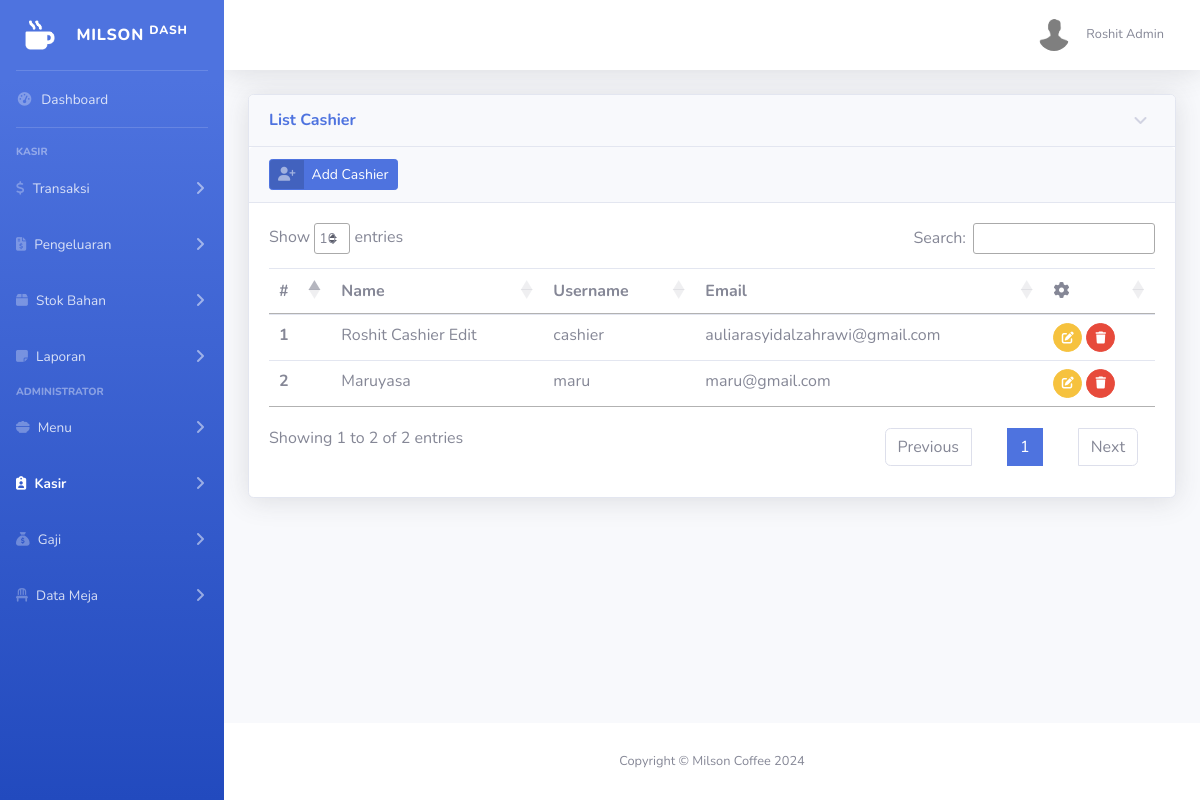
Screenshot of /public/cashier (signed in) with the database file from the repository.
### tables this page shows
CREATE TABLE `users` (
  `id` int NOT NULL,
  `name` varchar(50) NOT NULL,
  `username` varchar(20) NOT NULL,
  `password` varchar(255) NOT NULL,
  `email` varchar(30) NOT NULL,
  `role` varchar(10) NOT NULL
);

### app/core/Controller.php (called while the page is built, shortened)
<?php
class Controller {
    public function view($view, $data = [])
    {
        require_once '../app/views/' . $view . '.php';
    }
    public function model($model)
    {
        return new $model;
    }
}

### app/controllers/Cashier.php (called while the page is built, shortened)
<?php
class Cashier extends Controller
{
    public function index()
    {
        $data['judul'] = 'Milson Coffee | Data Cashier';
        $data['cashier'] = $this->model('User_model')->getAllCashier();
        $this->view('dashboard/users/index', $data);
    }
}

### app/core/App.php (called while the page is built, shortened)
<?php
class App {
    protected $method = 'index';
    protected $params = [];
    public function __construct()
    {
        $this->controller = new $this->controller;
        call_user_func_array([$this->controller, $this->method], $this->params);
    }
}

### public/index.php (called while the page is built, shortened)
<?php
$app = new App;

### app/core/database.php (called while the page is built, shortened)
<?php
class Database
{
    private $host = DB_HOST;
    private $user = DB_USER;
    private $password = DB_PASS;
    private $database = DB_DATABASE;
    private $dbh;
    private $stmt;
    public function __construct()
    {
        $dsn = 'mysql:host=' . $this->host . ';dbname=' . $this->database;
        $option = [
            PDO::ATTR_PERSISTENT => true,
            PDO::ATTR_ERRMODE => PDO::ERRMODE_EXCEPTION,
        ];
        try {
            $this->dbh = new PDO($dsn, $this->user, $this->password, $option);
        } catch (PDOException $e) {
            die($e->getMessage());
        }
    }
    public function query($query)
    {
        $this->stmt = $this->dbh->prepare($query);
    }
    public function execute()
    {
        $this->stmt->execute();
    }
    public function resultSet()
    {
        $this->execute();
        return $this->stmt->fetchAll(PDO::FETCH_ASSOC);
    }
}

### app/models/User_model.php (called while the page is built, shortened)
<?php
class User_model
{
    private $table = 'users';
    private $db;
    public function __construct()
    {
        $this->db = new Database;
    }
    public function getAllCashier()
    {
        $this->db->query("SELECT * FROM " . $this->table . " WHERE role = 'cashier'");
        $this->db->execute();
        return $this->db->resultSet();
    }
}

### app/views/dashboard/users/index.php (the view, shortened to what this page needs)
<?php
require __DIR__ . '/../../templates/sidebar.php';
?>
<div id="content-wrapper" class="d-flex flex-column">
    <div id="content">
        <?php
        require __DIR__ . '/../../templates/topbar.php'
        ?>
        <div class="container-fluid">
            <div class="card shadow mb-4">
                <a href="#collapseCardExample" class="d-block card-header py-3" data-toggle="collapse" role="button"
                    aria-expanded="true" aria-controls="collapseCardExample">
                    <h6 class="m-0 font-weight-bold text-primary">List Cashier</h6>
                </a>
                <div class="collapse show" id="collapseCardExample">
                    <div class="card-header">
                        <button class="btn btn-primary btn-icon-split btn-sm addButtonCashier" data-toggle="modal"
                            data-target="#addCashier">
                            <span class="icon text-white-50">
                                <i class="fas fa-user-plus"></i>
                            </span>
                            <span class="text">Add Cashier</span>
                        </button>
                    </div>
                    <div class="card-body">
                        <div class="table-responsive">
                            <table class="table" id="table">
                                <thead>
                                    <tr>
                                        <th scope="col">#</th>
                                        <th scope="col">Name</th>
                                        <th scope="col">Username</th>
                                        <th scope="col">Email</th>
                                        <th scope="col"><i class="fa-solid fa-gear"></i></th>
                                    </tr>
                                </thead>
                                <tbody>
                                    <?php $iteration = 1; ?>
                                    <?php foreach($data['cashier'] as $cashier): ?>
                                    <tr>
                                        <th scope="row"><?= $iteration ?></th>
                                        <td><?= $cashier['name'] ?></td>
                                        <td><?= $cashier['username'] ?></td>
                                        <td><?= $cashier['email'] ?></td>
                                        <td>
                                            <button class="btn btn-warning btn-circle btn-sm editButtonCashier"
                                                data-toggle="modal" data-target="#addCashier"
                                                data-id="<?= $cashier['id'] ?>">
                                                <i class="fas fa-edit"></i>
                                            </button>
                                            <button class="btn btn-danger btn-circle btn-sm deleteButtonCashier"
                                                data-id="<?= $cashier['id'] ?>">
                                                <i class="fas fa-trash"></i>
                                            </button>
                                        </td>
                                    </tr>
                                    <?php $iteration++ ?>
                                    <?php endforeach; ?>
                                </tbody>
                            </table>
                        </div>
                    </div>
                </div>
            </div>
        </div>
    </div>
    <footer class="sticky-footer bg-white">
        <div class="container my-auto">
            <div class="copyright text-center my-auto">
                <span>Copyright &copy; <?= WEB_NAME ?></span>
            </div>
        </div>
    </footer>
</div>

### rows the page displays
users: name "Roshit Cashier Edit", username "cashier", email "auliarasyidalzahrawi@gmail.com"
users: name "Maruyasa", username "maru", email "maru@gmail.com"

### other values shown
$_SESSION['name'] "Roshit Admin"
WEB_NAME "Milson Coffee 2024"
